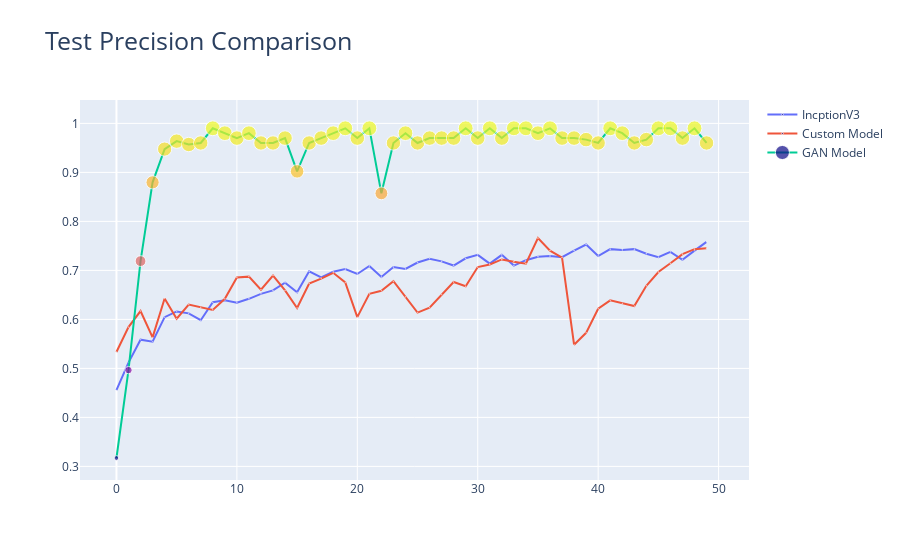

The notebook cell this image was saved under:
### Code cell
fig = go.Figure(data=go.Scatter(
    y=history_model_InceptionV3.history["precision"],
    mode='lines+markers',
    marker=dict(size=np.array(history_model_InceptionV3.history["precision"]),
                color=np.array(history_model_InceptionV3.history["precision"])*50),
    name="IncptionV3"
))


fig.add_trace(go.Scatter(
    y=history_custom_model.history["precision_1"],
    mode='lines+markers',
    marker=dict(size=np.array(history_custom_model.history["precision_1"]),
                color=np.array(history_custom_model.history["precision_1"])*50),
    name="Custom Model"
))

fig.add_trace(go.Scatter(
    y=gan_precison,
    mode='lines+markers',
    marker=dict(size=np.array(gan_precison)*15,
                color=np.array(gan_precison)*50),
    name="GAN Model"
))


fig.update_layout(title=go.layout.Title(text="Test Precision Comparison",
                                        font=go.layout.title.Font(size=25)))

fig.show()
